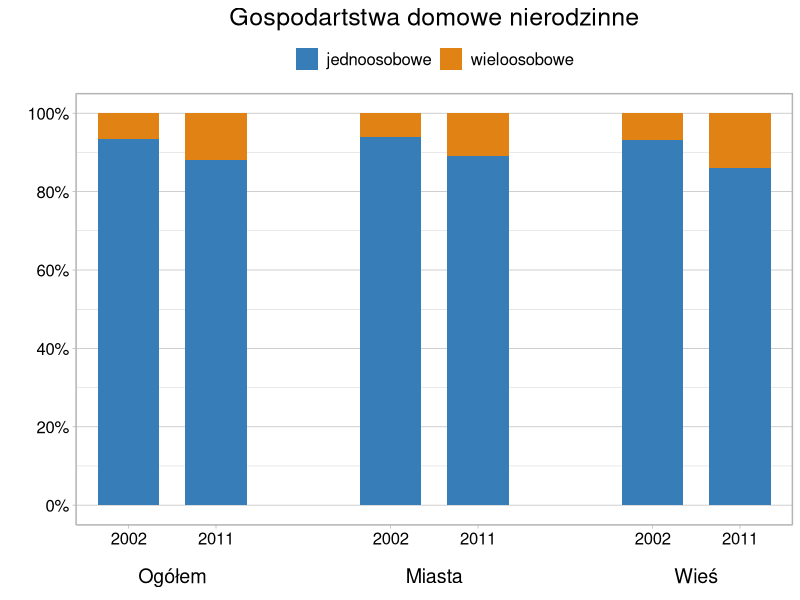

Generate this figure with R:
library(dplyr)
library(ggplot2)


dane <- data.frame(
  gospodarstwa=rep(c("jednoosobowe", "wieloosobowe"), 6),
  miejsce=rep(c("Ogółem2002", "Ogółem2011", "Miasto2002", "Miasto2011", "Wieś2002", "Wieś2011"), each=2),
  len=c(93.5, 6.5, 88, 12, 94, 6, 89, 11, 93.3, 6.7, 86, 14), 
  stringsAsFactors = FALSE)

dane$miejsce = factor(dane$miejsce, 
                      levels = c("Ogółem2002", "Ogółem2011", "Miasto2002", "Miasto2011", "Wieś2002", "Wieś2011"))


ggplot(data = dane, aes(x=miejsce, y = len, fill=gospodarstwa))+
  geom_bar(stat="identity", position = position_stack(reverse = TRUE), width = 0.7) + 
  ylab("") + 
  annotate(geom = "text", x = 1.5 + 3 * (0:2), y = -18, label = c("Ogółem", "Miasta", "Wieś"), size = 5) + 
  coord_cartesian(ylim = c(0, 100), clip = "off") +
  xlab(" ") + 
  scale_fill_manual(values = c('#377eb8','#e08214')) + 
  labs(title = "Gospodartstwa domowe nierodzinne") + 
  scale_x_discrete(limits = c("Ogółem2002", "Ogółem2011", "Ogółem", "Miasto2002", "Miasto2011", "Miasto", "Wieś2002", "Wieś2011"),
                   breaks = c("Ogółem2002", "Ogółem2011", NA, "Miasto2002", "Miasto2011", NA, "Wieś2002", "Wieś2011"),
                   labels = c("2002", "2011", "", "2002", "2011", "", "2002", "2011")) +
  scale_y_continuous(breaks = seq(0, 100, 20), 
                     labels = paste(seq(0, 100, 20), "%", sep = "")) +
  theme_bw() +
  theme_light() + 
  theme(panel.grid.major.x = element_blank(),
        axis.line = element_line(colour = "grey"), 
        panel.grid.major.y = element_line(colour = "grey"), 
        panel.grid.minor.y = element_line(colour = "grey"), 
        plot.title = element_text(size = 18, hjust = 0.5), 
        axis.text.x = element_text(colour = "black", size = 12), 
        axis.text.y = element_text(colour = "black", size = 12), 
        legend.position = "top", 
        legend.title = element_blank(), 
        legend.text = element_text(size = 12), 
        axis.title.x = element_text(size = 30))

